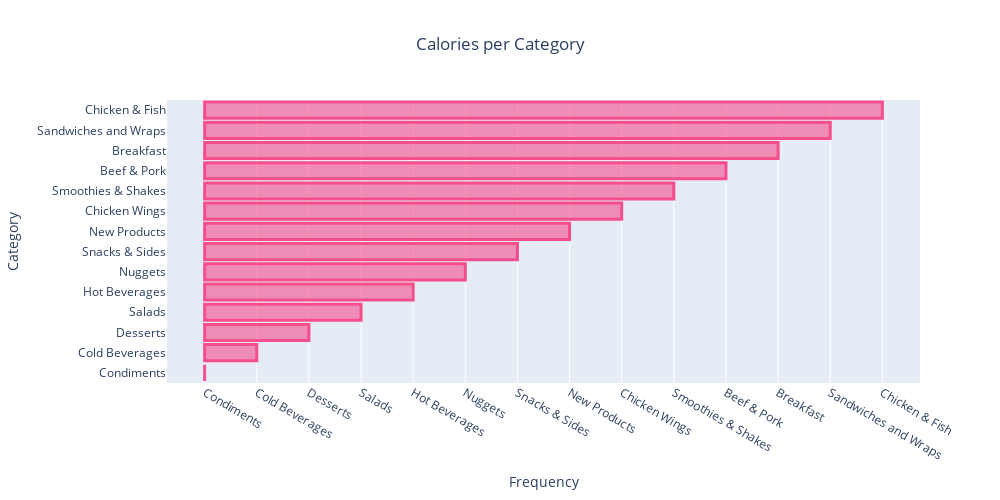

The notebook cell saved with this chart:
### Code cell
labels = data.groupby(['Category'])['Energy'].mean().sort_values().index
values = data.groupby(['Category'])['Energy'].mean().sort_values().index
# Initiate an empty figure
fig = go.Figure()

# Add a trace of bar to the figure
fig.add_trace(trace=go.Bar(x=values, 
                           y=labels, 
                           orientation='h', 
                           marker=dict(color='rgba(246, 78, 139, 0.6)',
                                       line=dict(color='rgba(246, 78, 139, 1.0)', 
                                                 width=3))))

# Update the layout with some cosmetics
fig.update_layout(height=500, 
                  width=1000, 
                  title_text='Calories per Category', 
                  title_x=0.5,
                  xaxis_title='Frequency', 
                  yaxis_title='Category')

# Display the figure
fig.show()

### Figure 1 — Plotly figure (JSON) as saved in the notebook; plotly's stock layout.template omitted (floating-point values rounded to 4 significant figures)
{"data": [{"marker": {"color": "rgba(246, 78, 139, 0.6)", "line": {"color": "rgba(246, 78, 139, 1.0)", "width": 3}}, "orientation": "h", "type": "bar", "x": ["Condiments", "Cold Beverages", "Desserts", "Salads", "Hot Beverages", "Nuggets", "Snacks & Sides", "New Products", "Chicken Wings", "Smoothies & Shakes", "Beef & Pork", "Breakfast", "Sandwiches and Wraps", "Chicken & Fish"], "y": ["Condiments", "Cold Beverages", "Desserts", "Salads", "Hot Beverages", "Nuggets", "Snacks & Sides", "New Products", "Chicken Wings", "Smoothies & Shakes", "Beef & Pork", "Breakfast", "Sandwiches and Wraps", "Chicken & Fish"]}], "layout": {"height": 500, "title": {"text": "Calories per Category", "x": 0.5}, "width": 1000, "xaxis": {"title": {"text": "Frequency"}}, "yaxis": {"title": {"text": "Category"}}}}
